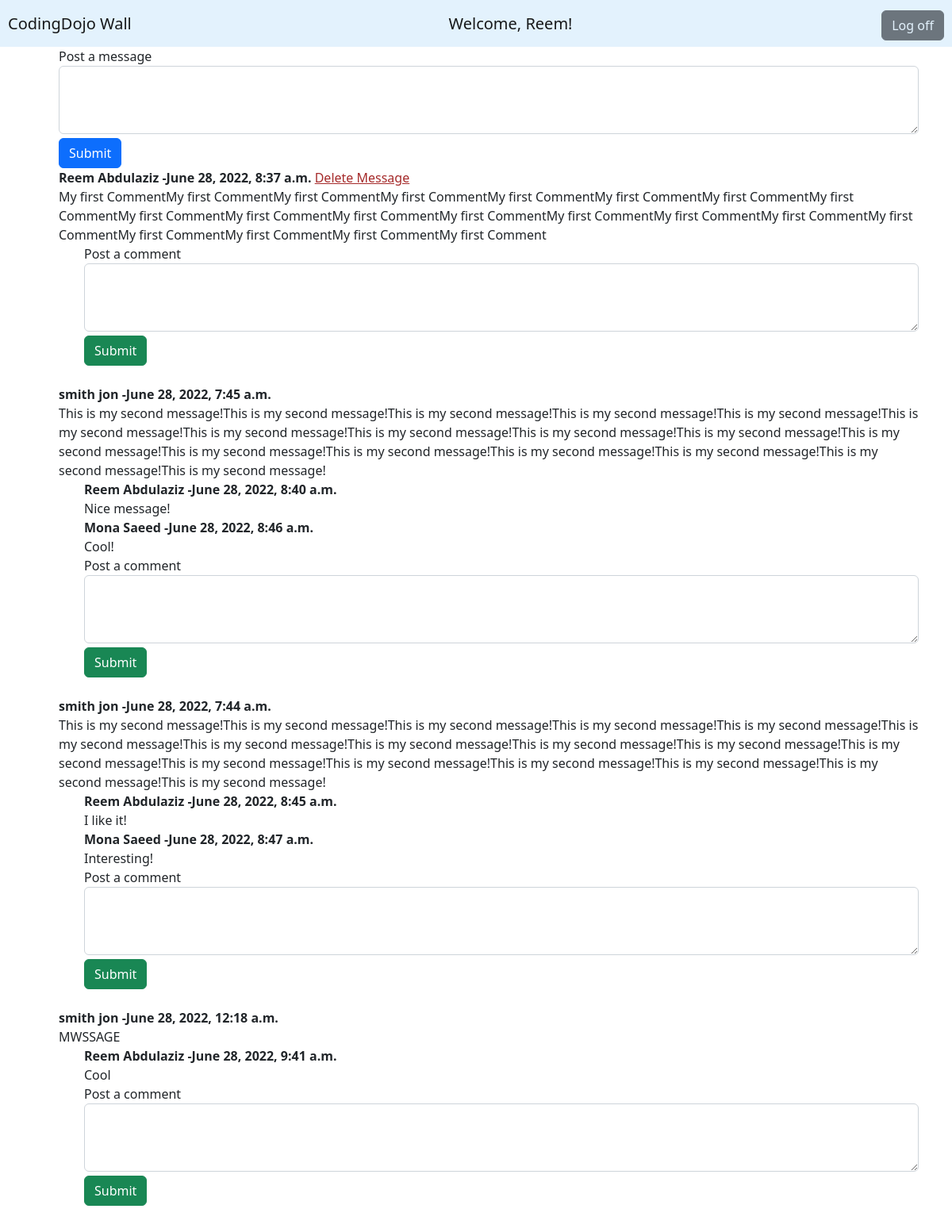
/wall (signed in), run on the app's committed database.
### the_wall_app/models.py (models this page shows)
class User(models.Model):
    firstname = models.CharField(max_length=255)
    lastname = models.CharField(max_length=255)
    email = models.CharField(max_length=255,default="")
    password = models.CharField(max_length=255,default="")
    created_at = models.DateTimeField(auto_now_add=True,null=True)
    updated_at = models.DateTimeField(auto_now=True,null=True)
    objects = UserManager()

class Message(models.Model):
    user_id = models.ForeignKey(User, related_name="user_messages",on_delete=models.CASCADE)
    message = models.TextField(default="")
    created_at = models.DateTimeField(auto_now_add=True,null=True)
    updated_at = models.DateTimeField(auto_now=True,null=True)
    objects = UserManager()

class Comment(models.Model):
    user_id = models.ForeignKey(User, related_name="user_comments",on_delete=models.CASCADE)
    message_id = models.ForeignKey(Message,related_name="comment_on_message",on_delete=models.CASCADE)
    comment = models.TextField()
    created_at = models.DateTimeField(auto_now_add=True,null=True)
    updated_at = models.DateTimeField(auto_now=True,null=True)
    objects = UserManager()

### the_wall_app/views.py (the view)
# urls.py: path('wall', views.wall),
def wall(request):
     if "userId" not in request.session:
        return HttpResponse("Please authenticate first")
     else:
        select_user = User.objects.get(id=request.session['userId'])
        mssgs = Message.objects.all().order_by('-created_at')
        comnts = Comment.objects.all().order_by('created_at')
        usermssg_not_include = Message.objects.exclude(user_id=select_user)
        context = {
        "user": select_user,
        "mssgs": mssgs,
       "comnts": comnts
        }
        return render(request,"the_wall.html",context)

### the_wall_app/templates/the_wall.html (shortened to what this page needs)
{% extends 'bace.html' %}
{% block content %}
<nav class="navbar navbar-light" style="background-color: #e3f2fd;">
  <a class="navbar-brand">CodingDojo Wall</a>
  <a class="navbar-brand">Welcome, {{user.firstname}}!</a>
    <button class="btn btn-secondary" type="button"><a style="color:#e3f2fd; text-decoration: none;" href="/logout">Log off</a></button>
</nav>
<div class="container">
  <ul>
<form action="/wall/mssg" method="post">
  <div class="form-group">
    <label for="exampleFormControlTextarea1">Post a message</label>
    <textarea class="form-control" name="mssg" id="exampleFormControlTextarea1" rows="3"></textarea>
  </div>
  <button type="submit" class="btn btn-primary"> Submit </button>
</form>
{% for mssg in mssgs %}
{% if mssg.user_id.id == user.id %}
<b>{{mssg.user_id.firstname}} {{mssg.user_id.lastname}} -{{mssg.created_at}}</b> <a class="del-msg" style="color:brown ;" href="/delete/{{mssg.id}}">Delete Message</a>
<br>
{{mssg.message}}
<br>
{% else %}
<b>{{mssg.user_id.firstname}} {{mssg.user_id.lastname}} -{{mssg.created_at}}</b>
<br>
{{mssg.message}}
<br>
{% endif %}
<ul>
{% for cmnt in mssg.comment_on_message.all %}
<b>{{ cmnt.user_id.firstname}} {{ cmnt.user_id.lastname}} -{{cmnt.created_at}} </b>
<br>
{{cmnt.comment}}
<br>
{% endfor %}
<form action="/wall/cmts" method="post">
  <div class="form-group">
    <label for="exampleFormControlTextarea1">Post a comment</label>
    <textarea class="form-control" name="comnt" id="exampleFormControlTextarea1" rows="3"></textarea>
  </div>
  <button type="submit" class="btn btn-success"> Submit </button>
</form>
<br>
</ul>
{% endfor %}
</ul>
</div>
{% endblock %}

### the_wall_app/templates/bace.html (shortened to what this page needs)
<!DOCTYPE html>
<html lang="en">
  <head>
    {% load static %}
    <link href="https://cdn.jsdelivr.net/npm/bootstrap@5.2.0-beta1/dist/css/bootstrap.min.css" rel="stylesheet">
    <link rel="stylesheet" href="{% static 'css/style.css' %}">
  </head>
  <body>
    {% block content %}
    {% endblock %}
</body>
</html>

### the_wall_app/static/css/style.css (style rules this page uses)
.btn-secondary { margin-right: 10px; }
.navbar-brand { margin-left: 10px; }
button { margin-top: 5px; }
.del-msg { color: darkred; }
.container { margin: 0% auto; display: flex; }

### data on the page
User: firstname "Reem"
Message: user_id.firstname "Reem", user_id.lastname "Abdulaziz", created_at "June 28, 2022, 8:37 a.m.", message "My first CommentMy first CommentMy first CommentMy first CommentMy first CommentMy first CommentMy first CommentMy first CommentMy first CommentMy first CommentMy first CommentMy first CommentMy first CommentMy first CommentMy first CommentMy first CommentMy first CommentMy first CommentMy first CommentMy first Comment"
Message: user_id.firstname "smith", user_id.lastname "jon", created_at "June 28, 2022, 7:45 a.m.", message "This is my second message!This is my second message!This is my second message!This is my second message!This is my second message!This is my second message!This is my second message!This is my second message!This is my second message!This is my second message!This is my second message!This is my second message!This is my second message!This is my second message!This is my second message!This is my second message!This is my second message!"
Comment: user_id.firstname "Reem", user_id.lastname "Abdulaziz", created_at "June 28, 2022, 8:40 a.m.", comment "Nice message!"
Comment: user_id.firstname "Mona", user_id.lastname "Saeed", created_at "June 28, 2022, 8:46 a.m.", comment "Cool!"
Message: user_id.firstname "smith", user_id.lastname "jon", created_at "June 28, 2022, 7:44 a.m.", message "This is my second message!This is my second message!This is my second message!This is my second message!This is my second message!This is my second message!This is my second message!This is my second message!This is my second message!This is my second message!This is my second message!This is my second message!This is my second message!This is my second message!This is my second message!This is my second message!This is my second message!"
Comment: user_id.firstname "Reem", user_id.lastname "Abdulaziz", created_at "June 28, 2022, 8:45 a.m.", comment "I like it!"
Comment: user_id.firstname "Mona", user_id.lastname "Saeed", created_at "June 28, 2022, 8:47 a.m.", comment "Interesting!"
Message: user_id.firstname "smith", user_id.lastname "jon", created_at "June 28, 2022, 12:18 a.m.", message "MWSSAGE"
Comment: user_id.firstname "Reem", user_id.lastname "Abdulaziz", created_at "June 28, 2022, 9:41 a.m.", comment "Cool"
